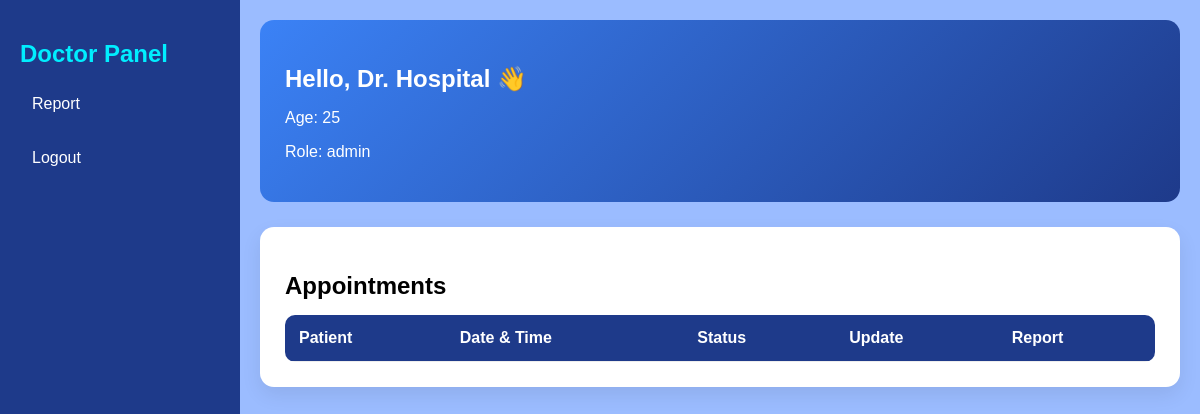
The page /doctor_dashboard (signed in) on the database its author committed.
### models.py (models this page shows)
class User(db.Model, UserMixin):
    id = db.Column(db.Integer,primary_key = True)
    username = db.Column(db.String(100))
    password = db.Column(db.String(100))
    email = db.Column(db.String(100), nullable = False)
    age = db.Column(db.Integer, nullable = True)
    role = db.Column(db.String(20), nullable = False)
    is_active_account = db.Column(db.Boolean, default=True)

### main.py (the view)
@app.route('/doctor_dashboard')
def doctor_dashboard():
    if not current_user.is_authenticated:
        return redirect(url_for('home'))
    appointments = db.session.query(Appointments, User)\
    .join(User, Appointments.patient_id == User.id)\
    .filter(Appointments.doctor_id == current_user.id)\
    .all()
    return render_template('doctor_dashboard.html',user = current_user, appointments = appointments)

### main.py (called while the page is built)
@login_manager.user_loader
def load_user(user_id):
    return User.query.get(int(user_id))

### templates/doctor_dashboard.html (shortened to what this page needs)
<!DOCTYPE html>
<html lang="en">
<head>
</head>
<body>
    <div class="sidebar">
        <h2>Doctor Panel</h2>
        <a href="/upload_report">Report</a>
        <a href="/logout">Logout</a>
    </div>
    <div class="main">
        <div class="welcome-card">
            <h2>Hello, Dr. {{ user.username }} 👋</h2>
            <p>Age: {{ user.age or "Not set" }}</p>
            <p>Role: {{ user.role }}</p>
        </div>
        <div class="card">
            <h2>Appointments</h2>
            <table>
                <tr>
                    <th>Patient</th>
                    <th>Date & Time</th>
                    <th>Status</th>
                    <th>Update</th>
                    <th>Report</th>
                </tr>
            </table>
        </div>
    </div>
</body>
</html>

### templates/doctor_dashboard.html (style rules this page uses)
body { margin: 0; font-family: Arial; display: flex; background: #f3f4f6; font-family: 'Poppins', sans-serif; }
.sidebar { width: 200px; height: 100vh; background: #1E3A8A; color: white; padding: 20px; position: fixed; top: 0; left: 0; }
.sidebar h2 { color: rgb(0, 238, 255); }
.sidebar a { display: block; color: white; margin: 12px 0; text-decoration: none; padding: 12px; border-radius: 8px; transition: 0.3s; }
.main { flex: 1; padding: 20px; background: #9bbcff; margin-left: 240px; min-height: 100vh; }
.welcome-card { background: linear-gradient(135deg, #3B82F6, #1E3A8A); color: white; padding: 25px; border-radius: 14px; margin-bottom: 25px; position: relative; }
.card { background: white; padding: 25px; border-radius: 14px; box-shadow: 0 8px 20px rgba(0, 0, 0, 0.08); }
h2 { margin-bottom: 15px; }
table { width: 100%; border-collapse: collapse; border-radius: 10px; overflow: hidden; }
th, td { padding: 14px; text-align: left; }
th { background: #1E3A8A; color: white; }
tr { border-bottom: 1px solid #eee; }

### rows shown on the page
User: username "Hospital", age "25", role "admin"
